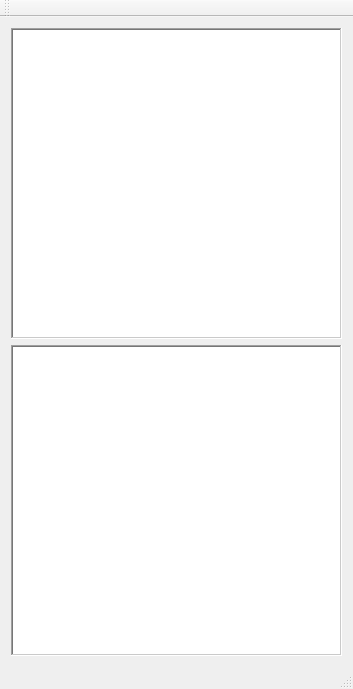
<?xml version="1.0" encoding="UTF-8"?>
<ui version="4.0">
 <class>TCPHTTPClass</class>
 <widget class="QMainWindow" name="TCPHTTPClass">
  <property name="geometry">
   <rect>
    <x>0</x>
    <y>0</y>
    <width>353</width>
    <height>689</height>
   </rect>
  </property>
  <property name="windowTitle">
   <string>TCPHTTP</string>
  </property>
  <widget class="QWidget" name="centralWidget">
   <layout class="QGridLayout" name="gridLayout">
    <item row="0" column="0">
     <widget class="QTextBrowser" name="textBrowser_ISN">
      <property name="frameShape">
       <enum>QFrame::WinPanel</enum>
      </property>
     </widget>
    </item>
    <item row="1" column="0">
     <widget class="QTextBrowser" name="textBrowser">
      <property name="frameShape">
       <enum>QFrame::WinPanel</enum>
      </property>
     </widget>
    </item>
   </layout>
  </widget>
  <widget class="QMenuBar" name="menuBar">
   <property name="geometry">
    <rect>
     <x>0</x>
     <y>0</y>
     <width>353</width>
     <height>26</height>
    </rect>
   </property>
  </widget>
  <widget class="QToolBar" name="mainToolBar">
   <attribute name="toolBarArea">
    <enum>TopToolBarArea</enum>
   </attribute>
   <attribute name="toolBarBreak">
    <bool>false</bool>
   </attribute>
  </widget>
  <widget class="QStatusBar" name="statusBar"/>
 </widget>
 <layoutdefault spacing="6" margin="11"/>
 <resources>
  <include location="tcphttp.qrc"/>
 </resources>
 <connections/>
</ui>
